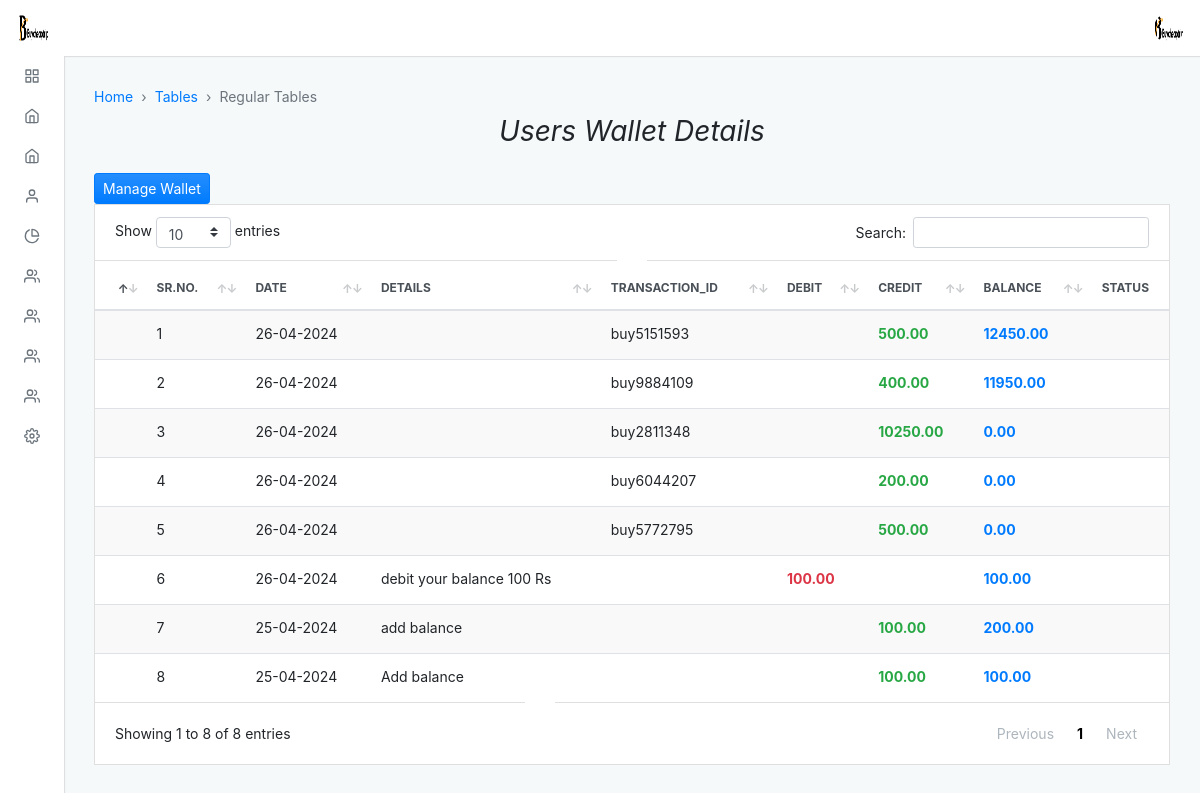
Screenshot of /admin/default/wallet_details?user_id=satyam@gmail.com (signed in) with the database file from the repository.
### tables this page shows
CREATE TABLE `wallets` (
  `id_wallet` int(11) NOT NULL,
  `user_id` varchar(100) NOT NULL,
  `contact` varchar(15) NOT NULL,
  `wallet_balance` decimal(10,2) DEFAULT 0.00,
  `created_at` timestamp NOT NULL DEFAULT current_timestamp(),
  `updated_at` timestamp NOT NULL DEFAULT current_timestamp() ON UPDATE current_timestamp()
);

CREATE TABLE `transactions` (
  `id` int(11) NOT NULL,
  `wallet_id` int(11) NOT NULL,
  `type` enum('credit','debit','reward') NOT NULL,
  `amount` decimal(10,2) NOT NULL,
  `message` text DEFAULT NULL,
  `remaining_balance` decimal(10,2) NOT NULL,
  `timestamp` timestamp NOT NULL DEFAULT current_timestamp(),
  `status` enum('pending','success','cancel','') NOT NULL DEFAULT 'success',
  `transactions_id` varchar(20) NOT NULL
);

### admin/default/wallet_details.php (the view, shortened to what this page needs)
<?php
include "../../connection.php";
?>
<?php $page = "";
include("./incluede/header.php");
$user_id = $_GET['user_id']; ?>
<div class="adminx-content">
    <div class="adminx-main-content">
        <div class="container-fluid">
            <nav aria-label="breadcrumb" role="navigation">
                <ol class="breadcrumb adminx-page-breadcrumb">
                    <li class="breadcrumb-item"><a href="#">Home</a></li>
                    <li class="breadcrumb-item"><a href="#">Tables</a></li>
                    <li class="breadcrumb-item active  aria-current=" page">Regular Tables</li>
                </ol>
            </nav>
            <div class="pb-3">
                <h3><b><i>Users Wallet Details</i></b></h3>
            </div>
            <div class="row">
                <div class="col">
                    <div class="">
                        <a href="" class="btn btn-primary btn-sm " id="manageWalletsBtn"><i class="bi bi-plus-circle"></i>Manage Wallet</a>
                    </div>
                    <div class="card mb-grid">
                        <div class="table-responsive-md">
                            <table class="table table-actions table-striped table-hover mb-0" data-table>
                                <thead>
                                    <tr>
                                        <th scope="col">
                                            <label class="custom-control custom-checkbox m-0 p-0">
                                            </label>
                                        </th>
                                        <th>Sr.No.</th>
                                        <th data-type="date" data-format="YYYY/DD/MM">Date</th>
                                        <th>Details</th>
                                        <th>Transaction_id</th>
                                        <th>Debit</th>
                                        <th>Credit</th>
                                        <th>balance</th>
                                        <th>Status</th>
                                    </tr>
                                </thead>
                                <tbody>
                                    <?php
                                    $a = 1;
                                    $query = "SELECT * FROM `wallets`
                                JOIN users ON wallets.user_id = users.email
                                JOIN transactions ON wallets.id_wallet = transactions.wallet_id
                                WHERE wallets.user_id='$user_id' ORDER BY timestamp DESC";
                                    $res = mysqli_query($conn, $query);
                                    while ($payment = mysqli_fetch_assoc($res)) {
                                    ?>
                                        <tr>
                                            <th scope="row">
                                                <label class="custom-control custom-checkbox m-0 p-0">
                                                </label>
                                            </th>
                                            <td><?php echo $a ?></td>
                                            <td><?php echo date('d-m-Y', strtotime($payment['timestamp'])); ?></td>
                                            <td><?php echo $payment['message'] ?></td>
                                            <td><?php echo $payment['transactions_id'] ?></td>
                                            <?php if ($payment['type'] == 'debit') { ?>
                                                <td class="text-danger"><b><?php echo $payment['amount'] ?></b></td>
                                            <?php } else { ?>
                                            <?php } ?>
                                            <td>
                                                <?php if ($payment['type'] == 'credit') { ?>
                                            <td class="text-success fs-1"><b><?php echo $payment['amount'] ?></b></td>
                                        <?php } else { ?>
                                        <?php } ?>
                                        </td>
                                        <td class="text-primary fs-1"><b><?php echo $payment['remaining_balance'] ?></b></td>
                                        <td>
                                        </td>
                                        </tr>
                                    <?php
                                        $a++;
                                    }
                                    ?>
                                </tbody>
                            </table>
</body>
</html>

### admin/default/incluede/header.php (shortened to what this page needs)
<!DOCTYPE html>
<html lang="en">
<head>
  <link rel="stylesheet" type="text/css" href="./dist/css/adminx.css" media="screen" />
</head>
<body class=" virat">
  <div class="adminx-container">
    <?php
    $query = "select * from admin_login";
    $result = mysqli_query($conn, $query);
    while ($row = mysqli_fetch_assoc($result)) {
    ?>
      <nav class="navbar navbar-expand justify-content-between fixed-top virat_1">
        <a class="navbar-brand mb-0 h1 d-none d-md-block" href="admin">
          <img src="../upload/<?php echo $row['image']; ?>" class="navbar-brand-image d-inline-block align-top mr-2" class="circle" alt="">
        </a>
        <ul class="navbar-nav d-flex justify-content-end mr-2">
          <li class="nav-item dropdown">
            <a class="nav-link avatar-with-name" id="navbarDropdownMenuLink" data-toggle="dropdown" href="#">
              <img src="../upload/<?php echo $row['image']; ?>" class="d-inline-block align-top" class="rounded" alt="">
            </a>
          </li>
        </ul>
      <?php
    }
      ?>
      </nav>
      <div class="adminx-sidebar expand-hover push">
        <ul class="sidebar-nav">
          <li class="sidebar-nav-item">
            <a href="admin" class="sidebar-nav-link <?php if ($page == 'home') {
                                                      echo 'active';
                                                    } ?>">
              <span class="sidebar-nav-icon">
                <i data-feather="grid"></i>
              </span>
            </a>
          </li>
          <li class="sidebar-nav-item">
            <a class="sidebar-nav-link <?php if ($page == 'thailand') {
                                          echo 'active';
                                        } ?> collapsed" data-toggle="collapse" href="#examplepackage" aria-expanded="false" aria-controls="examplepackage">
              <span class="sidebar-nav-icon">
                <i data-feather="home"></i>
              </span>
            </a>
          </li>
          <li class="sidebar-nav-item">
            <a class="sidebar-nav-link <?php if ($page == 'slider') {
                                          echo 'active';
                                        } ?> collapsed" data-toggle="collapse" href="#example" aria-expanded="false" aria-controls="example">
              <span class="sidebar-nav-icon">
                <i data-feather="home"></i>
              </span>
            </a>
          </li>
          <li class="sidebar-nav-item">
            <a class=" sidebar-nav-link <?php if ($page == 'about') {
                                          echo 'active';
                                        } ?> collapsed" data-toggle="collapse" href="#exampl_a" aria-expanded="false" aria-controls="exampl_a">
              <span class="sidebar-nav-icon">
                <i data-feather="user"></i>
              </span>
            </a>
          </li>
          <li class="sidebar-nav-item">
            <a class=" sidebar-nav-link <?php if ($page == 'our') {
                                          echo 'active';
                                        } ?> collapsed" data-toggle="collapse" href="#examp" aria-expanded="false" aria-controls="examp">
              <span class="sidebar-nav-icon">
                <i data-feather="pie-chart"></i>
              </span>
            </a>
          </li>
          <li class="sidebar-nav-item">
            <a class=" sidebar-nav-link <?php if ($page == 'transport') {
                                          echo 'active';
                                        } ?> collapsed" data-toggle="collapse" href="#exa_team" aria-expanded="false" aria-controls="exa_team">
              <span class="sidebar-nav-icon">
                <i data-feather="users"></i>
              </span>
            </a>
          </li>
          <li class="sidebar-nav-item">
            <a class=" sidebar-nav-link <?php if ($page == 'transport') {
                                          echo 'active';
                                        } ?> collapsed" data-toggle="collapse" href="#exa_team89" aria-expanded="false" aria-controls="exa_team89">
              <span class="sidebar-nav-icon">
                <i data-feather="users"></i>
              </span>
            </a>
          </li>
          <li class="sidebar-nav-item">
            <a class=" sidebar-nav-link <?php if ($page == 'transport') {
                                          echo 'active';
                                        } ?> collapsed" data-toggle="collapse" href="#exa_team99" aria-expanded="false" aria-controls="exa_team99">
              <span class="sidebar-nav-icon">
                <i data-feather="users"></i>
              </span>
            </a>
          </li>
          <li class="sidebar-nav-item">
            <a class=" sidebar-nav-link <?php if ($page == 'users') {
                                          echo 'active';
                                        } ?> collapsed" data-toggle="collapse" href="#exa_team98" aria-expanded="false" aria-controls="exa_team98">
              <span class="sidebar-nav-icon">
                <i data-feather="users"></i>
              </span>
            </a>
          </li>
          <li class="sidebar-nav-item">
            <a class=" sidebar-nav-link <?php if ($page == 'setting') {
                                          echo 'active';
                                        } ?> collapsed" data-toggle="collapse" href="#ex" aria-expanded="false" aria-controls="ex">
              <span class="sidebar-nav-icon">
                <i data-feather="settings"></i>
              </span>
            </a>
      </div>

### admin/default/incluede/header.php (style rules this page uses)
.pb-3 { text-align: center; }

### rows the page displays
wallets: transactions.timestamp "26-04-2024", transactions.transactions_id "buy5151593", transactions.amount "500.00", transactions.remaining_balance "12450.00", transactions.transactions_id "buy9884109", transactions.amount "400.00", transactions.remaining_balance "11950.00", transactions.transactions_id "buy2811348", transactions.amount "10250.00", transactions.remaining_balance "0.00", transactions.transactions_id "buy6044207", transactions.amount "200.00", transactions.transactions_id "buy5772795", transactions.message "debit your balance 100 Rs", transactions.amount "100.00", transactions.remaining_balance "100.00", transactions.timestamp "25-04-2024", transactions.message "add balance", transactions.remaining_balance "200.00", transactions.message "Add balance"
